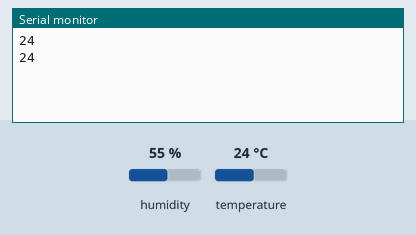
Bench run of a sketch on a simulated Arduino Uno, built with avr-gcc and run on an emulated ATmega328P. On the bench: the last lines printed to the serial monitor. The inputs (shaded band) are chosen by the test bench; at power-on: temperature 24 °C, humidity 55 %. Storage starts empty.

Above: at 1.2 s.
1.3 s: temperature set to 12 °C
At 2.6 s:
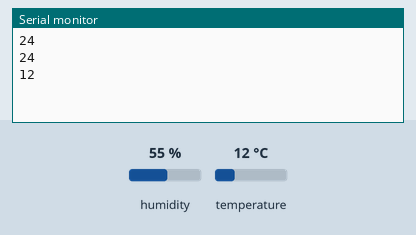
2.8 s: temperature set to 19 °C
At 3.7 s:
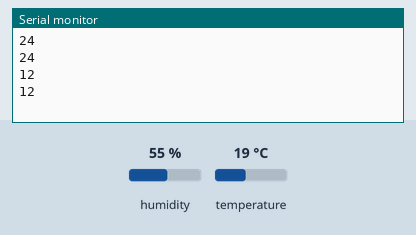
Timing chart, 0 to 5.8 s (numbered marks = the images above; inputs shaded):
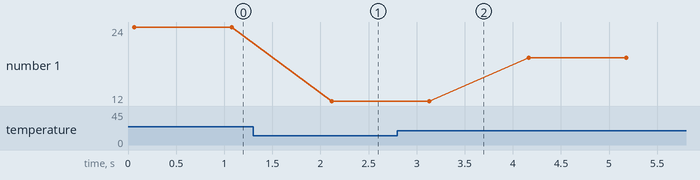

Measured:
- after the input at 1.3 s, the serial monitor: prints a new line after 0.82 s (image 1)
- plotted number 1: 24 → 12 after the input at 1.3 s, 12 → 19 after the input at 2.8 s

The sketch:

Comunicacion_SD.ino
```cpp
#include <SPI.h>
#include <SD.h>
#include "DHT.h"


/*Pines usados
 * SD:
 ** MOSI - pin 11
 ** MISO - pin 12
 ** CLK - pin 13
 ** CS - pin 4 (for MKRZero SD: SDCARD_SS_PIN)
 *
 * DHT11:
 * Señal - pin 2
  */

#define DHTPIN 2     // what digital pin we're connected to
#define DHTTYPE DHT11   // DHT 11

File fp;
unsigned long tiempo;
DHT dht(DHTPIN, DHTTYPE);
int temp;

void carga_archivos();
void leer_dht();

void setup() {
  Serial.begin(9600);
  dht.begin();

  if(!SD.begin(4)){
    Serial.println("Error al abrir SD.");
    return;
  }
  SD.remove("Hola.csv");
  carga_archivos();
}

void loop() {
  bool flag = false;
  if(Serial.available() > 0){
    if(!flag){
      flag = true;
    }
    else{
      flag = false;
    }
  }

  if(!flag){
    tiempo = millis()/1000;
    leer_dht();
    carga_archivos();
    delay(1000);
  }
}

void carga_archivos(){
    if(SD.exists("Hola.csv") == 0){
      fp = SD.open("Hola.csv",FILE_WRITE);

      fp.println("X;Y");
  }

  else{
     fp = SD.open("Hola.csv",FILE_WRITE);

     fp.print(tiempo);
     fp.print(";");
     fp.println(temp);
     Serial.println(temp);
  }
fp.close();
}

void leer_dht(){

  float h = dht.readHumidity();
  // Read temperature as Celsius (the default)
  float t = dht.readTemperature();
  // Read temperature as Fahrenheit (isFahrenheit = true)
  float f = dht.readTemperature(true);

  // Check if any reads failed and exit early (to try again).
  if (isnan(h) || isnan(t) || isnan(f)) {
    Serial.println("Failed to read from DHT sensor!");
    return;
  }

  // Compute heat index in Fahrenheit (the default)
  float hif = dht.computeHeatIndex(f, h);
  // Compute heat index in Celsius (isFahreheit = false)
  float hic = dht.computeHeatIndex(t, h, false);

  temp = t;
}
```
